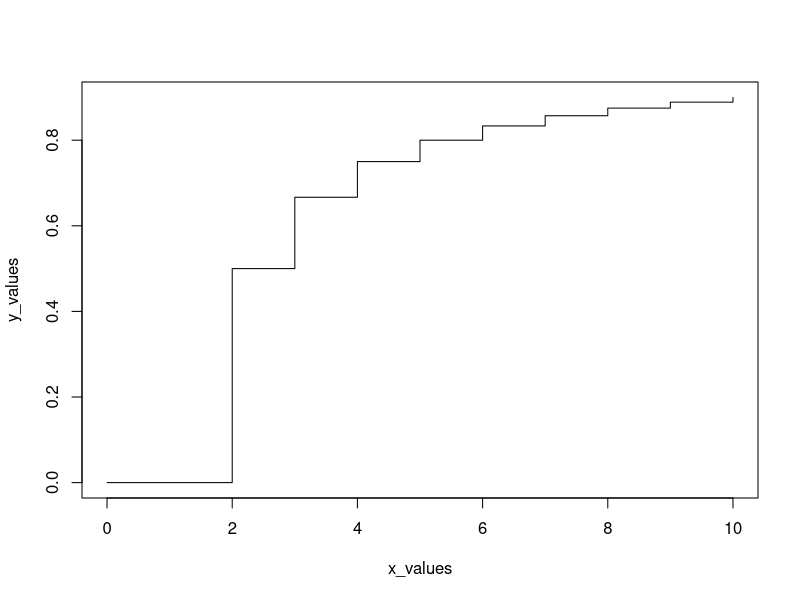
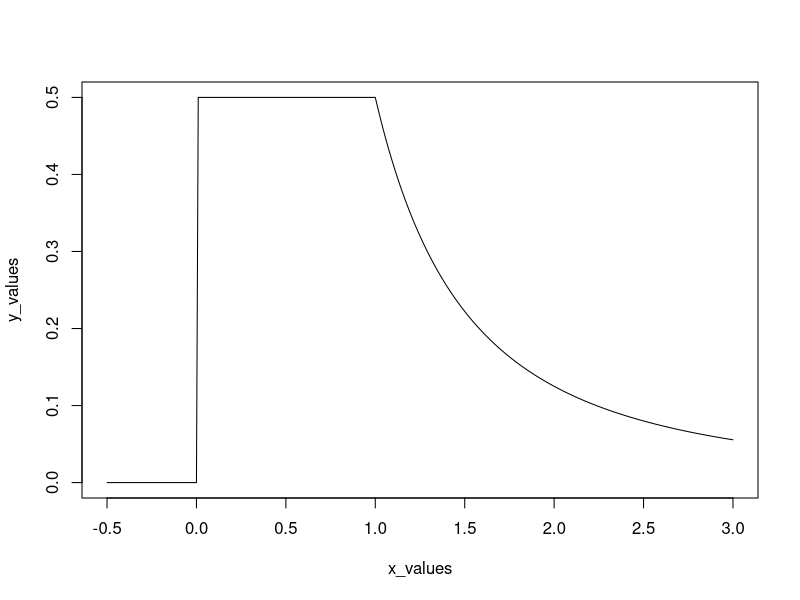

Generate these figures, in order, with R:
# Define the cumulative distribution function
F_x <- function(x) {
  if (x < 1) {
    return(0)
  } else {
    n <- floor(x)
    return(1 - 1/n)
  }
}

# Generate a sequence of x values to plot
x_values <- seq(0, 10, by = 0.1)
y_values <- sapply(x_values, F_x)

# Plot the cumulative distribution function
plot(x_values, y_values, type = "s")






# Define the interval for the uniform distribution
a <- 0
b <- 4

# Expected value E(2X + 1)
E_2X_plus_1 <- function(x) {
  (2 * x + 1) * (1 / (b - a))
}
integrate(E_2X_plus_1, lower = a, upper = b)$value

# Expected value E(X^2 + 5)
E_X2_plus_5 <- function(x) {
  (x^2 + 5) * (1 / (b - a))
}
integrate(E_X2_plus_5, lower = a, upper = b)$value







# Define the PDF function
f_x <- function(x) {
  if (x <= 0) {
    return(0)
  } else if (x > 0 && x <= 1) {
    return(1/2)
  } else {
    return(1 / (2 * x^2))
  }
}

# Generate a sequence of x values to plot the PDF
x_values <- seq(-0.5, 3, by = 0.01)
y_values <- sapply(x_values, f_x)

# Plot the PDF
plot(x_values, y_values, type = "l")
